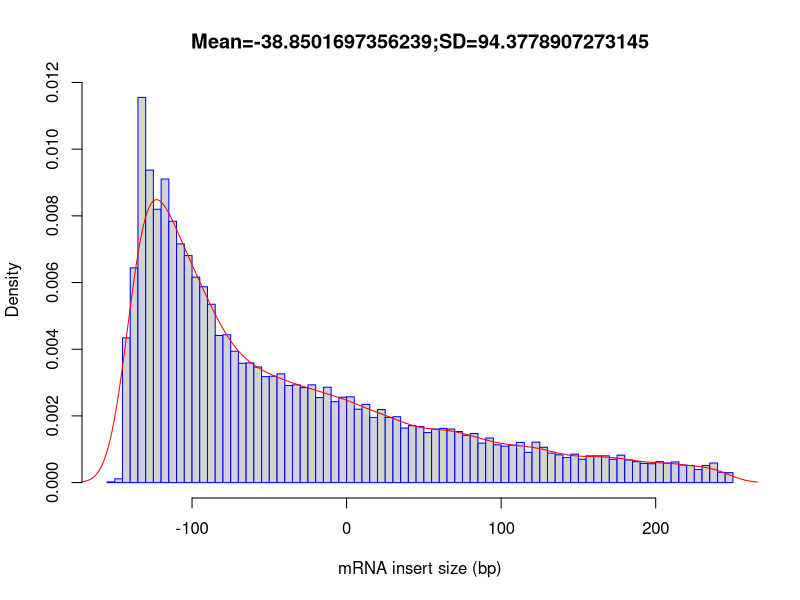

Here is the R script that generated this plot:
out_file = 'test'
pdf('test.inner_distance_plot.pdf')
fragsize=rep(c(-247.5,-242.5,-237.5,-232.5,-227.5,-222.5,-217.5,-212.5,-207.5,-202.5,-197.5,-192.5,-187.5,-182.5,-177.5,-172.5,-167.5,-162.5,-157.5,-152.5,-147.5,-142.5,-137.5,-132.5,-127.5,-122.5,-117.5,-112.5,-107.5,-102.5,-97.5,-92.5,-87.5,-82.5,-77.5,-72.5,-67.5,-62.5,-57.5,-52.5,-47.5,-42.5,-37.5,-32.5,-27.5,-22.5,-17.5,-12.5,-7.5,-2.5,2.5,7.5,12.5,17.5,22.5,27.5,32.5,37.5,42.5,47.5,52.5,57.5,62.5,67.5,72.5,77.5,82.5,87.5,92.5,97.5,102.5,107.5,112.5,117.5,122.5,127.5,132.5,137.5,142.5,147.5,152.5,157.5,162.5,167.5,172.5,177.5,182.5,187.5,192.5,197.5,202.5,207.5,212.5,217.5,222.5,227.5,232.5,237.5,242.5,247.5),times=c(0,0,0,0,0,0,0,0,0,0,0,0,0,0,0,0,0,0,0,2,11,422,626,1123,911,797,885,762,696,662,599,571,520,429,431,383,348,349,337,309,310,317,283,285,277,285,248,278,236,249,250,214,228,190,213,190,192,159,166,163,146,156,158,156,149,138,143,115,130,110,106,109,117,88,118,103,86,81,73,83,68,78,78,78,68,80,66,61,56,55,61,57,60,51,50,38,50,57,30,29))
frag_sd = sd(fragsize)
frag_mean = mean(fragsize)
frag_median = median(fragsize)
write(x=c("Name","Mean","Median","sd"), sep="	", file=stdout(),ncolumns=4)
write(c(out_file,frag_mean,frag_median,frag_sd),sep="	", file=stdout(),ncolumns=4)
hist(fragsize,probability=T,breaks=100,xlab="mRNA insert size (bp)",main=paste(c("Mean=",frag_mean,";","SD=",frag_sd),collapse=""),border="blue")
lines(density(fragsize,bw=10),col='red')
dev.off()
